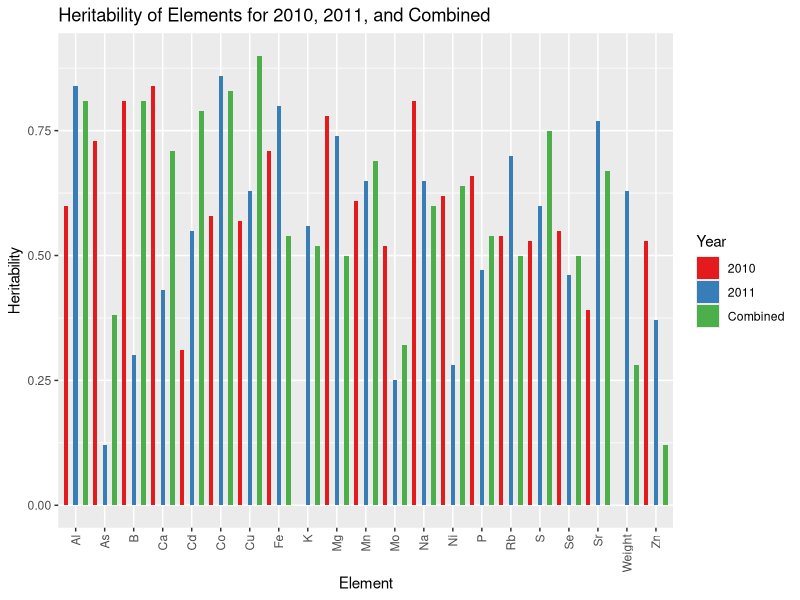

Write R code to recreate this figure.
# Load the necessary library
library(ggplot2)

# Data for heritability of different elements
elements <- c("Weight", "B", "Na", "Mg", "Al", "P", "S", "K", "Ca", "Mn", "Fe", "Co", "Ni", "Cu", "Zn", "As", "Se", "Rb", "Sr", "Mo", "Cd")
heritability_2010 <- c(NA, 0.63, 0.28, 0.81, 0.3, 0.81, 0.81, 0.65, 0.6, 0.78, 0.74, 0.5, 0.6, 0.84, 0.81, 0.66, 0.47, 0.54, 0.53, 0.6, 0.75)
heritability_2011 <- c(NA, 0.56, 0.52, 0.84, 0.43, 0.71, 0.61, 0.65, 0.69, 0.71, 0.8, 0.54, 0.58, 0.86, 0.83, 0.62, 0.28, 0.64, 0.57, 0.63, 0.9)
heritability_combined <- c(0.53, 0.37, 0.12, 0.73, 0.12, 0.38, 0.55, 0.46, 0.5, 0.54, 0.7, 0.5, 0.39, 0.77, 0.67, 0.52, 0.25, 0.32, 0.31, 0.55, 0.79)

# Create a data frame
data <- data.frame(Element = rep(elements, each = 3),
                   Heritability = c(heritability_2010, heritability_2011, heritability_combined),
                   Year = rep(c("2010", "2011", "Combined"), times = length(elements)))

# Plotting with adjusted bar width and spacing
ggplot(data, aes(x = Element, y = Heritability, fill = Year)) +
  geom_bar(stat = "identity", position = position_dodge(width = 1.0), width = 0.45) + # Increased bar width and adjusted dodge
  theme(axis.text.x = element_text(angle = 90, hjust = 1, vjust = 0.5)) +
  labs(title = "Heritability of Elements for 2010, 2011, and Combined",
       x = "Element",
       y = "Heritability") +
  scale_fill_brewer(palette = "Set1")  # Using a color palette that is color-blind friendly

